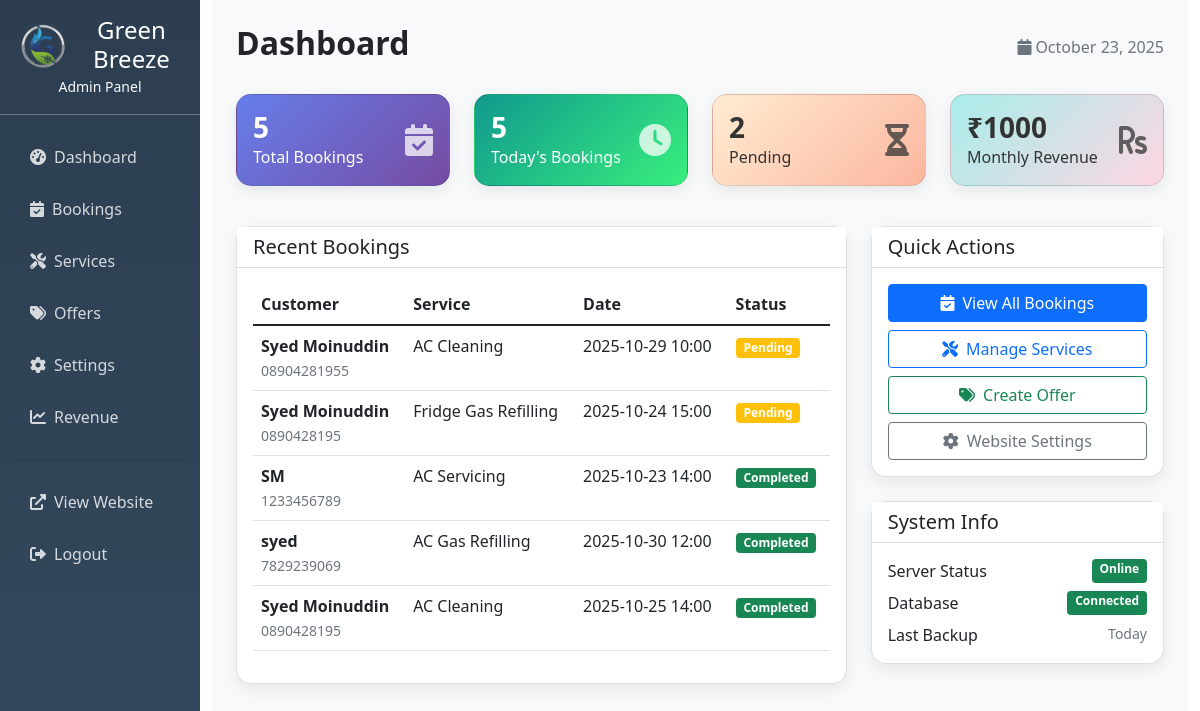
The app's page /admin/dashboard (signed in) with its own data.
### tables this page shows
CREATE TABLE bookings (
        id INTEGER PRIMARY KEY AUTOINCREMENT,
        customer_name TEXT NOT NULL,
        phone TEXT NOT NULL,
        email TEXT,
        address TEXT NOT NULL,
        service_id INTEGER,
        booking_date TEXT NOT NULL,
        booking_time TEXT NOT NULL,
        status TEXT DEFAULT 'pending',
        created_at TEXT DEFAULT CURRENT_TIMESTAMP, revenue REAL DEFAULT 0,
        FOREIGN KEY (service_id) REFERENCES services (id)
    );

CREATE TABLE services (
        id INTEGER PRIMARY KEY AUTOINCREMENT,
        name TEXT NOT NULL,
        description TEXT,
        price REAL NOT NULL,
        duration TEXT,
        category TEXT DEFAULT 'AC',
        active INTEGER DEFAULT 1
    , image TEXT);

### app.py (the view)
@app.route('/admin/dashboard')
def admin_dashboard():
    if not session.get('admin_logged_in'):
        return redirect(url_for('admin_login'))
    if 'admin_notification' in session:
        flash(session.pop('admin_notification'), 'info')
    conn = sqlite3.connect('green_breeze.db')
    c = conn.cursor()
    c.execute("SELECT COUNT(*) FROM bookings")
    total_bookings = c.fetchone()[0]
    c.execute("SELECT COUNT(*) FROM bookings WHERE date(created_at) = date('now')")
    today_bookings = c.fetchone()[0]
    c.execute("SELECT COUNT(*) FROM bookings WHERE status = 'pending'")
    pending_bookings = c.fetchone()[0]
    c.execute("""SELECT SUM(revenue) FROM bookings
                 WHERE status = 'completed'
                 AND strftime('%Y-%m', created_at) = strftime('%Y-%m', 'now')""")
    monthly_revenue = c.fetchone()[0] or 0
    c.execute("""SELECT b.*, s.name as service_name
                FROM bookings b
                JOIN services s ON b.service_id = s.id
                ORDER BY b.created_at DESC LIMIT 5""")
    recent_bookings = c.fetchall()
    conn.close()
    return render_template('admin_dashboard.html',
                         total_bookings=total_bookings,
                         today_bookings=today_bookings,
                         pending_bookings=pending_bookings,
                         monthly_revenue=monthly_revenue,
                         recent_bookings=recent_bookings)

### app.py (called while the page is built)
def inject_datetime():
    return {'datetime': datetime}

### templates/admin_dashboard.html
{% extends "admin_base.html" %}
{% block content %}
<div class="d-flex justify-content-between align-items-center mb-4">
    <h2 class="fw-bold">Dashboard</h2>
    <div class="text-muted">
        <i class="fas fa-calendar me-1"></i>{{ datetime.now().strftime('%B %d, %Y') }}
    </div>
</div>
<div class="row mb-4">
    <div class="col-lg-3 col-md-6 mb-3">
        <div class="card stats-card">
            <div class="card-body">
                <div class="d-flex justify-content-between align-items-center">
                    <div>
                        <h3 class="fw-bold mb-0">{{ total_bookings }}</h3>
                        <p class="mb-0">Total Bookings</p>
                    </div>
                    <i class="fas fa-calendar-check fa-2x opacity-75"></i>
                </div>
            </div>
        </div>
    </div>
    <div class="col-lg-3 col-md-6 mb-3">
        <div class="card" style="background: linear-gradient(135deg, #11998e 0%, #38ef7d 100%); color: white;">
            <div class="card-body">
                <div class="d-flex justify-content-between align-items-center">
                    <div>
                        <h3 class="fw-bold mb-0">{{ today_bookings }}</h3>
                        <p class="mb-0">Today's Bookings</p>
                    </div>
                    <i class="fas fa-clock fa-2x opacity-75"></i>
                </div>
            </div>
        </div>
    </div>
    <div class="col-lg-3 col-md-6 mb-3">
        <div class="card" style="background: linear-gradient(135deg, #ffecd2 0%, #fcb69f 100%); color: #333;">
            <div class="card-body">
                <div class="d-flex justify-content-between align-items-center">
                    <div>
                        <h3 class="fw-bold mb-0">{{ pending_bookings }}</h3>
                        <p class="mb-0">Pending</p>
                    </div>
                    <i class="fas fa-hourglass-half fa-2x opacity-75"></i>
                </div>
            </div>
        </div>
    </div>
    <div class="col-lg-3 col-md-6 mb-3">
        <div class="card" style="background: linear-gradient(135deg, #a8edea 0%, #fed6e3 100%); color: #333;">
            <div class="card-body">
                <div class="d-flex justify-content-between align-items-center">
                    <div>
                        <h3 class="fw-bold mb-0">₹{{ "%.0f"|format(monthly_revenue) }}</h3>
                        <p class="mb-0">Monthly Revenue</p>
                    </div>
                    <i class="fas fa-rupee-sign fa-2x opacity-75"></i>
                </div>
            </div>
        </div>
    </div>
</div>
<div class="row">
    <div class="col-lg-8 mb-4">
        <div class="card">
            <div class="card-header bg-white">
                <h5 class="mb-0">Recent Bookings</h5>
            </div>
            <div class="card-body">
                {% if recent_bookings %}
                <div class="table-responsive">
                    <table class="table table-hover">
                        <thead>
                            <tr>
                                <th>Customer</th>
                                <th>Service</th>
                                <th>Date</th>
                                <th>Status</th>
                            </tr>
                        </thead>
                        <tbody>
                            {% for booking in recent_bookings %}
                            <tr>
                                <td>
                                    <div>
                                        <strong>{{ booking[1] }}</strong>
                                        <br><small class="text-muted">{{ booking[2] }}</small>
                                    </div>
                                </td>
                                <td>{{ booking[11] }}</td>
                                <td>{{ booking[6] }} {{ booking[7] }}</td>
                                <td>
                                    <span class="badge bg-{{ 'warning' if booking[8] == 'pending' else 'success' }}">
                                        {{ booking[8].title() }}
                                    </span>
                                </td>
                            </tr>
                            {% endfor %}
                        </tbody>
                    </table>
                </div>
                {% else %}
                <div class="text-center py-4">
                    <i class="fas fa-calendar-times fa-3x text-muted mb-3"></i>
                    <p class="text-muted">No bookings yet</p>
                </div>
                {% endif %}
            </div>
        </div>
    </div>
    <div class="col-lg-4 mb-4">
        <div class="card">
            <div class="card-header bg-white">
                <h5 class="mb-0">Quick Actions</h5>
            </div>
            <div class="card-body">
                <div class="d-grid gap-2">
                    <a href="{{ url_for('admin_bookings') }}" class="btn btn-primary">
                        <i class="fas fa-calendar-check me-2"></i>View All Bookings
                    </a>
                    <a href="{{ url_for('admin_services') }}" class="btn btn-outline-primary">
                        <i class="fas fa-tools me-2"></i>Manage Services
                    </a>
                    <a href="{{ url_for('admin_offers') }}" class="btn btn-outline-success">
                        <i class="fas fa-tags me-2"></i>Create Offer
                    </a>
                    <a href="{{ url_for('admin_settings') }}" class="btn btn-outline-secondary">
                        <i class="fas fa-cog me-2"></i>Website Settings
                    </a>
                </div>
            </div>
        </div>
        <div class="card mt-4">
            <div class="card-header bg-white">
                <h5 class="mb-0">System Info</h5>
            </div>
            <div class="card-body">
                <div class="d-flex justify-content-between mb-2">
                    <span>Server Status</span>
                    <span class="badge bg-success">Online</span>
                </div>
                <div class="d-flex justify-content-between mb-2">
                    <span>Database</span>
                    <span class="badge bg-success">Connected</span>
                </div>
                <div class="d-flex justify-content-between">
                    <span>Last Backup</span>
                    <small class="text-muted">Today</small>
                </div>
            </div>
        </div>
    </div>
</div>
{% endblock %}

### templates/admin_base.html (style rules this page uses)
.stats-card { background: linear-gradient(135deg, #667eea 0%, #764ba2 100%); color: white; border-radius: 15px; }
.card { border-radius: 15px; box-shadow: 0 5px 15px rgba(0, 0, 0, 0.08); }

### records on screen
bookings: customer_name "Syed Moinuddin", phone "08904281955", name "AC Cleaning", booking_date "2025-10-29", booking_time "10:00", status "Pending"
bookings: customer_name "Syed Moinuddin", phone "0890428195", name "Fridge Gas Refilling", booking_date "2025-10-24", booking_time "15:00", status "Pending"
bookings: customer_name "SM", phone "1233456789", name "AC Servicing", booking_date "2025-10-23", booking_time "14:00", status "Completed"
bookings: customer_name "syed", phone "7829239069", name "AC Gas Refilling", booking_date "2025-10-30", booking_time "12:00", status "Completed"
bookings: customer_name "Syed Moinuddin", phone "0890428195", name "AC Cleaning", booking_date "2025-10-25", booking_time "14:00", status "Completed"

### other values on screen
{{ total_bookings }} "5"
{{ today_bookings }} "5"
{{ pending_bookings }} "2"
{{ "%.0f"|format(monthly_revenue) }} "1000"
